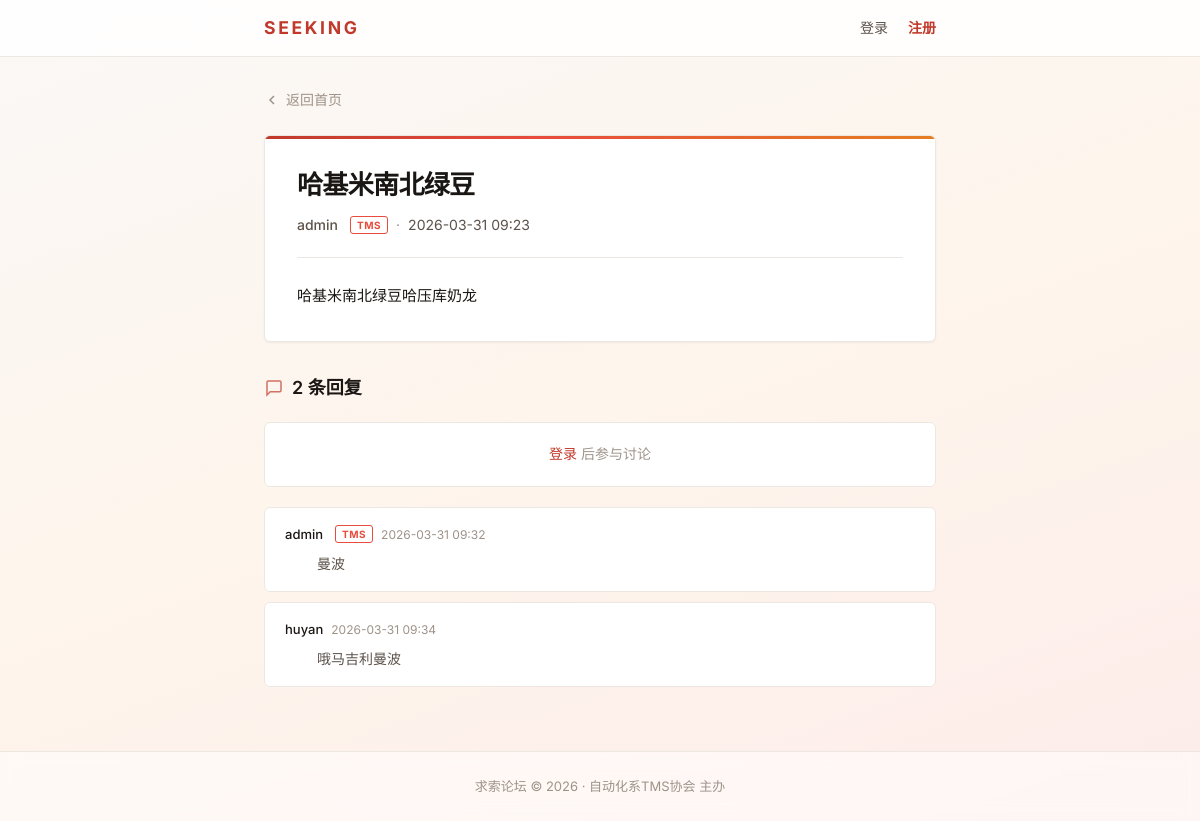
/post/1, run on the app's committed database.
### app.py (models this page shows)
class Post(db.Model):
    id = db.Column(db.Integer, primary_key=True)
    title = db.Column(db.String(200), nullable=False)
    content = db.Column(db.Text, nullable=False)
    status = db.Column(db.String(20), default='approved')  # approved / pending / rejected
    reject_reason = db.Column(db.String(500), default='')
    created_at = db.Column(db.DateTime, default=datetime.utcnow)
    user_id = db.Column(db.Integer, db.ForeignKey('user.id'), nullable=False)
    comments = db.relationship('Comment', backref='post', lazy=True, cascade='all, delete-orphan')

class User(UserMixin, db.Model):
    id = db.Column(db.Integer, primary_key=True)
    username = db.Column(db.String(80), unique=True, nullable=False)
    email = db.Column(db.String(120), unique=True, nullable=False)
    password_hash = db.Column(db.String(256), nullable=False)
    is_admin = db.Column(db.Boolean, default=False)
    is_banned = db.Column(db.Boolean, default=False)
    created_at = db.Column(db.DateTime, default=datetime.utcnow)
    posts = db.relationship('Post', backref='author', lazy=True)
    comments = db.relationship('Comment', backref='author', lazy=True)

class Comment(db.Model):
    id = db.Column(db.Integer, primary_key=True)
    content = db.Column(db.Text, nullable=False)
    status = db.Column(db.String(20), default='approved')
    reject_reason = db.Column(db.String(500), default='')
    created_at = db.Column(db.DateTime, default=datetime.utcnow)
    user_id = db.Column(db.Integer, db.ForeignKey('user.id'), nullable=False)
    post_id = db.Column(db.Integer, db.ForeignKey('post.id'), nullable=False)

### app.py (the view)
@app.route('/post/<int:post_id>')
def view_post(post_id):
    post = Post.query.get_or_404(post_id)
    if post.status != 'approved':
        if not current_user.is_authenticated:
            abort(404)
        if not current_user.is_admin and post.user_id != current_user.id:
            abort(404)
    comments = Comment.query.filter_by(post_id=post_id, status='approved').order_by(Comment.created_at.asc()).all()
    return render_template('post.html', post=post, comments=comments)

### app.py (called while the page is built)
@app.template_filter('bjtime')
def beijing_time(dt, fmt='%Y-%m-%d %H:%M'):
    if dt is None:
        return ''
    utc_dt = dt.replace(tzinfo=timezone.utc)
    return utc_dt.astimezone(BEIJING_TZ).strftime(fmt)

### templates/post.html (shortened to what this page needs)
{% extends "base.html" %}
{% block content %}
<a href="{{ url_for('index') }}" class="back-link">
    <svg width="16" height="16" viewBox="0 0 16 16" fill="none" stroke="currentColor" stroke-width="1.5">
        <path d="M10 12L6 8l4-4"/>
    </svg>
    返回首页
</a>
<article class="post-article">
    <div class="post-article-header">
        <h1>{{ post.title }}</h1>
        <div class="post-article-meta">
            <strong>{{ post.author.username }}</strong>
            {% if post.author.is_admin %}<span class="badge-tms">TMS</span>{% endif %}
            <span class="separator">&middot;</span>
            <time>{{ post.created_at|bjtime }}</time>
        </div>
    </div>
    <div class="post-article-body">
        {{ post.content|replace('\n', '<br>')|safe }}
    </div>
</article>
<div class="comments-section">
    <h2 class="comments-title">
        <svg width="20" height="20" viewBox="0 0 20 20" fill="none" stroke="currentColor" stroke-width="1.5">
            <path d="M17 12.5c0 .69-.56 1.25-1.25 1.25H6.25L3 17V4.25C3 3.56 3.56 3 4.25 3h11.5c.69 0 1.25.56 1.25 1.25v8.25z"/>
        </svg>
        {{ comments|length }} 条回复
    </h2>
    {% if current_user.is_authenticated %}
        {% if not current_user.is_banned %}
        <form class="comment-form" method="POST" action="{{ url_for('add_comment', post_id=post.id) }}">
            <div class="comment-input-wrapper">
                <textarea name="content" placeholder="写下你的回复..." required></textarea>
            </div>
            <div class="comment-form-actions">
                <button type="submit" class="btn btn-primary btn-sm">回复</button>
            </div>
        </form>
        {% else %}
        <div class="login-prompt">你的账号已被封禁，无法回复</div>
        {% endif %}
    {% else %}
        <div class="login-prompt">
            <a href="{{ url_for('login') }}">登录</a> 后参与讨论
        </div>
    {% endif %}
    {% if comments %}
    <div class="comment-list">
        {% for comment in comments %}
        <div class="comment-item">
            <div class="comment-header">
                <strong>{{ comment.author.username }}</strong>
                {% if comment.author.is_admin %}<span class="badge-tms">TMS</span>{% endif %}
                <time>{{ comment.created_at|bjtime }}</time>
            </div>
            <div class="comment-body">{{ comment.content }}</div>
        </div>
        {% endfor %}
    </div>
    {% else %}
    <div class="no-comments">暂无回复，来发表第一条吧</div>
    {% endif %}
</div>
{% endblock %}

### data on the page
Post: title "哈基米南北绿豆", created_at|bjtime "2026-03-31 09:23", content "哈基米南北绿豆哈压库奶龙"
User: author.username "admin"
Comment: author.username "admin", shows "TMS", created_at|bjtime "2026-03-31 09:32", content "曼波"
Comment: author.username "huyan", created_at|bjtime "2026-03-31 09:34", content "哦马吉利曼波"

### other printed values
{{ comments|length }} "2"
